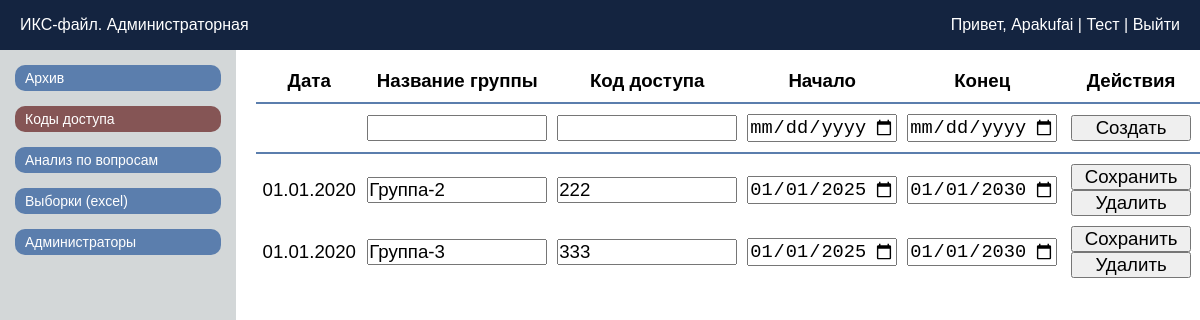
/cab_codes (signed in), run on an earlier commit of the app's database.
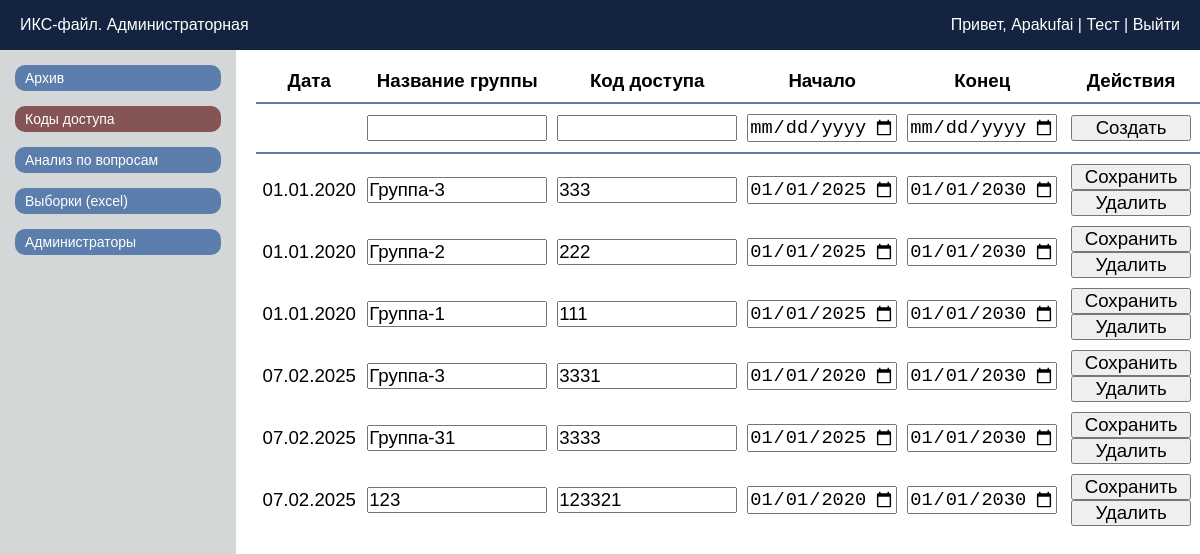
And on a later commit of the database.
### tables this page shows
CREATE TABLE ISeC_accessCodes (
    codeId TEXT PRIMARY KEY,
    testGroup TEXT UNIQUE,
    code TEXT UNIQUE,
    dateFrom TEXT,
    dateUntil TEXT
);

### app.py (the view)
@app.route('/cab_codes')
def cab_codes():
    if 'adminName' not in session:
        return redirect(url_for('cab_login'))
    conn = get_db_connection()
    cursor = conn.cursor()
    cursor.execute("SELECT codeId, testGroup, code, dateFrom, dateUntil FROM ISeC_accessCodes")
    access_codes = cursor.fetchall()
    conn.close()
    codes_list = []
    for row in access_codes:
        codes_list.append({
            'code_id': row[0],
            'test_group': row[1],
            'code': row[2],
            'start_date': datetime.strptime(row[3], '%Y-%m-%d').date().strftime('%Y-%m-%d'),
            'end_date': datetime.strptime(row[4], '%Y-%m-%d').date().strftime('%Y-%m-%d')
        })
    return render_template('cab_codes.html', accessRows=codes_list)

### app.py (called while the page is built)
def get_db_connection():
    try:
        db_path = os.path.join(os.path.dirname(__file__), 'database/ISeC_database.db')
        if not os.path.exists(db_path):
            print(f"База данных не найдена по пути: {db_path}")
        print("Попытка подключения к базе данных...")
        conn = sqlite3.connect(db_path)  # Укажите путь к вашей базе данных
        conn.row_factory = sqlite3.Row  # Позволяет обращаться к столбцам по именам
        print("Подключение успешно.")
        return conn
    except sqlite3.Error as e:
        print(f"Ошибка подключения к базе данных: {e}")
        return None

### templates/cab_codes.html (shortened to what this page needs)
<!doctype html>
<html lang="ru">
<head>
	<link rel="stylesheet" href="{{ url_for('static', filename='css/style_adminCab.css') }}">
</head>
<body>
	<header class="header">
		<div class="header_ISeC">ИКС-файл. Администраторная</div>
		<div class="header_admin">
			<span>
				Привет, <a href="{{ url_for('index') }}">{{ session['adminName'] }}</a> |
				<a href="{{ url_for('index') }}">Тест</a> |
				<a href="{{ url_for('logout') }}">Выйти</a>
			</span>
		</div>
	</header>
	<main class="main">
		<div class="side_menu">
			<button class="btn_sidelink" onclick="window.location.href='http://127.0.0.1:5000/cab_archive'">
				Архив
			</button>
			<button class="btn_sidelink_actual" onclick="window.location.href='http://127.0.0.1:5000/cab_codes'">
				Коды доступа
			</button>
			<button class="btn_sidelink" onclick="window.location.href='http://127.0.0.1:5000/cab_analysis'">
				Анализ по вопросам
			</button>
			<button class="btn_sidelink" onclick="window.location.href='http://127.0.0.1:5000/cab_excelgen'">
				Выборки (excel)
			</button>
			<button class="btn_sidelink" onclick="window.location.href='http://127.0.0.1:5000/cab_admins'">
				Администраторы
			</button>
		</div>
		<div class="central_codes">
			<table>
				<thead>
					<tr class="entrycode_head">
						<th class="entrycode_head_th_0">
							<p>Дата</p>
						</th>
						<th class="entrycode_head_th_1">
							<p>Название группы</p>
						</th>
						<th class="entrycode_head_th_2">
							<p>Код доступа</p>
						</th>
						<th class="entrycode_head_th_3">
							<p>Начало</p>
						</th>
						<th class="entrycode_head_th_4">
							<p>Конец</p>
						</th>
						<th colspan="2" class="entrycode_head_th_5">
							<p>Действия</p>
						</th>
					</tr>
				</thead>
				<tbody>
					<tr class="entrycode_block_create">
						<td class="entrycode_block_td_0">
						</td>
						<td class="entrycode_block_td_1">
							<input type="text" name="test_group">
						</td>
						<td class="entrycode_block_td_2">
							<input type="text" name="code">
						</td>
						<td class="entrycode_block_td_3">
							<input type="date" name="start_date">
						</td>
						<td class="entrycode_block_td_4">
							<input type="date" name="end_date">
						</td>
						<td class="entrycode_block_td_5">
							<button onclick="createCode(this)">Создать</button>
						</td>
					</tr>
					{% for accessRow in accessRows %}
					<tr class="entrycode_block">
						<td class="entrycode_block_td_0">
							{{ accessRow.test_group[:10] }}
						</td>
						<td class="entrycode_block_td_1">
							<input type="text" name="test_group" value="{{ accessRow.test_group[11:] }}">
						</td>
						<td class="entrycode_block_td_2">
							<input type="text" name="code" value="{{ accessRow.code }}">
						</td>
						<td class="entrycode_block_td_3">
							<input type="date" name="start_date" value="{{ accessRow.start_date }}">
						</td>
						<td class="entrycode_block_td_4">
							<input type="date" name="end_date" value="{{ accessRow.end_date }}">
						</td>
						<td class="entrycode_block_td_5">
							<button code_id="{{ accessRow.code_id }}" onclick="updateCode(this)">Сохранить</button>
							<button code_id="{{ accessRow.code_id }}" test_group="{{ accessRow.test_group }}" onclick="deleteCode(this)">Удалить</button>
						</td>
					</tr>
					{% endfor %}
				</tbody>
			</table>
		</div>
	</main>
</body>
</html>

### static/css/style_adminCab.css (style rules this page uses)
* { margin: 0; padding: 0; box-sizing: border-box; }
body { font-family: Arial, sans-serif; background-color: #ffffff; }
.header { width: 100%; height: 50px; display: flex; justify-content: space-between; align-items: center; padding: 0 10px; color: #ffffff; background-color: #142440; }
.header_ISeC { padding-left: 10px; }
.header_admin { text-align: right; padding-right: 10px; }
a { text-decoration: none; color: inherit; background-color: transparent; }
.main { display: flex; flex-direction: row; }
.side_menu { padding-top: 15px; display: flex; flex-direction: column; width: 250px; background-color: #d3d7d8; height: calc(100vh - 50px); gap: 15px; }
.btn_sidelink { color: #ffffff; background-color: #5b7ead; text-align: left; font-size: 14px; margin: 0 15px; padding: 5px 0 5px 10px; border-radius: 10px; border: none; cursor: pointer; }
.btn_sidelink_actual { color: #ffffff; background-color: #855555; text-align: left; font-size: 14px; margin: 0 15px; padding: 5px 0 5px 10px; border-radius: 10px; border: none; cursor: pointer; }
.entrycode_head, .entrycode_block_create td { border-bottom: 2px solid #5b7ead; }
.entrycode_block_create td { padding: 10px 5px; }
.entrycode_head * { padding-bottom: 5px; }
.entrycode_block td { padding-top: 10px; }
.central_codes * { border-collapse: collapse; font-size: 14pt; }
.central_codes table { margin: 20px 0 0 20px; }
.entrycode_head_th_0 { width: 120px; }
.entrycode_block_td_0 { padding: 0 5px; text-align: center; }
.entrycode_head_th_1, .entrycode_block_td_1 input { width: 180px; }
.entrycode_block_td_1 { padding: 0 5px; }
.entrycode_head_th_2, .entrycode_block_td_2 input { width: 180px; }
.entrycode_block_td_2 { padding: 0 5px; }
.entrycode_head_th_3, .entrycode_block_td_3 input { width: 150px; }
.entrycode_block_td_3 { padding: 0 5px; }
.entrycode_head_th_4, .entrycode_block_td_4 input { width: 150px; }
.entrycode_block_td_4 { padding: 0 5px; }
.entrycode_block_td_5 { text-align: center; padding: 0 5px; width: 180px; }
.entrycode_block_td_5 button { width: 120px; }

What changed in the data, as far as the page shows it:
shown differently, row unchanged: ISeC_accessCodes (number 1 of 6 on the later page): moves up the list
added ISeC_accessCodes: testGroup "01.01.2020", test_group "Группа-1", code "111", start_date "01/01/2025", end_date "01/01/2030"
added ISeC_accessCodes: testGroup "07.02.2025", test_group "Группа-3", code "3331", start_date "01/01/2020", end_date "01/01/2030"
added ISeC_accessCodes: testGroup "07.02.2025", test_group "Группа-31", code "3333", start_date "01/01/2025", end_date "01/01/2030"
added ISeC_accessCodes: testGroup "07.02.2025", test_group "123", code "123321", start_date "01/01/2020", end_date "01/01/2030"
